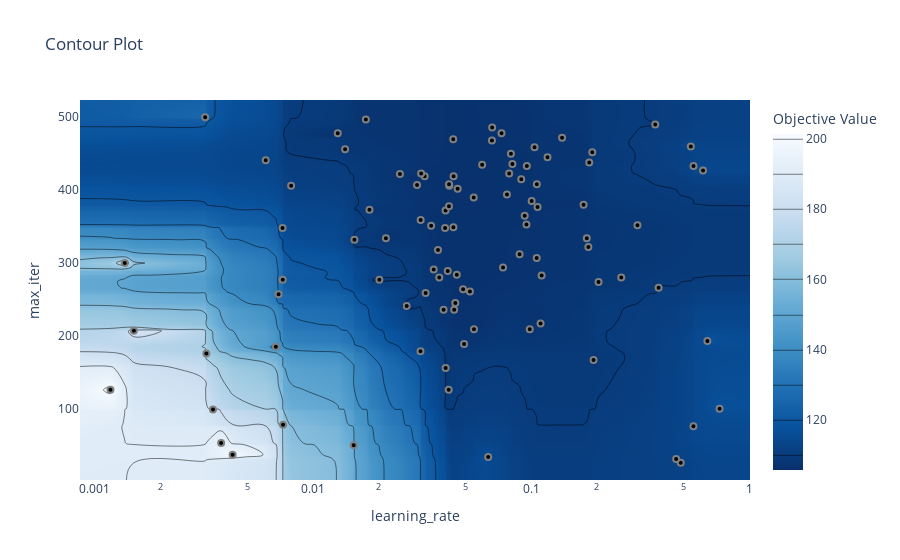

The cell this chart's notebook holds for it:
### Markdown cell above
The graph above can quickly become difficult to read when there are many hyperparameters.  
To simplify, we can focus on the **two most important hyperparameters**: `max_iter` and `learning_rate`.

### Code cell
optuna.visualization.plot_contour(study=study, params=["max_iter", "learning_rate"])
